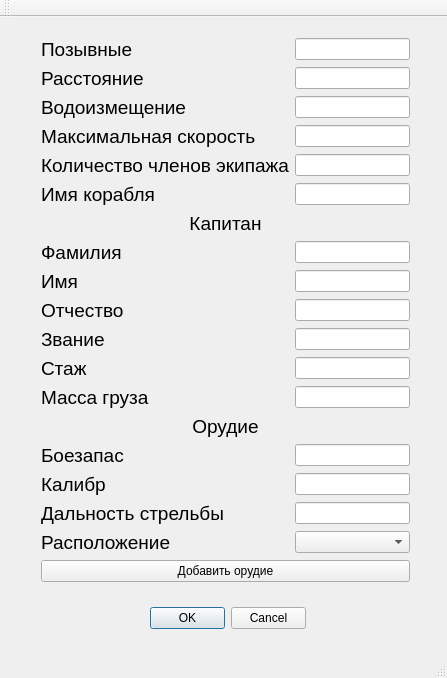
<?xml version="1.0" encoding="UTF-8"?>
<ui version="4.0">
 <class>NewShip</class>
 <widget class="QMainWindow" name="NewShip">
  <property name="geometry">
   <rect>
    <x>0</x>
    <y>0</y>
    <width>447</width>
    <height>678</height>
   </rect>
  </property>
  <property name="windowTitle">
   <string>NewShip</string>
  </property>
  <widget class="QWidget" name="centralWidget">
   <widget class="QWidget" name="formLayoutWidget">
    <property name="geometry">
     <rect>
      <x>30</x>
      <y>10</y>
      <width>391</width>
      <height>581</height>
     </rect>
    </property>
    <layout class="QFormLayout" name="formLayout">
     <item row="0" column="0">
      <widget class="QLabel" name="label">
       <property name="font">
        <font>
         <pointsize>14</pointsize>
        </font>
       </property>
       <property name="text">
        <string>Позывные</string>
       </property>
      </widget>
     </item>
     <item row="0" column="1">
      <widget class="QLineEdit" name="Callship"/>
     </item>
     <item row="1" column="0">
      <widget class="QLabel" name="label_2">
       <property name="font">
        <font>
         <pointsize>14</pointsize>
        </font>
       </property>
       <property name="text">
        <string>Расстояние</string>
       </property>
      </widget>
     </item>
     <item row="1" column="1">
      <widget class="QLineEdit" name="dist"/>
     </item>
     <item row="2" column="0">
      <widget class="QLabel" name="label_3">
       <property name="font">
        <font>
         <pointsize>14</pointsize>
        </font>
       </property>
       <property name="text">
        <string>Водоизмещение</string>
       </property>
      </widget>
     </item>
     <item row="2" column="1">
      <widget class="QLineEdit" name="draught"/>
     </item>
     <item row="3" column="0">
      <widget class="QLabel" name="label_4">
       <property name="font">
        <font>
         <pointsize>14</pointsize>
        </font>
       </property>
       <property name="text">
        <string>Максимальная скорость</string>
       </property>
      </widget>
     </item>
     <item row="3" column="1">
      <widget class="QLineEdit" name="max_xpeed"/>
     </item>
     <item row="4" column="0">
      <widget class="QLabel" name="label_5">
       <property name="font">
        <font>
         <pointsize>14</pointsize>
        </font>
       </property>
       <property name="text">
        <string>Количество членов экипажа</string>
       </property>
      </widget>
     </item>
     <item row="4" column="1">
      <widget class="QLineEdit" name="quan"/>
     </item>
     <item row="5" column="0">
      <widget class="QLabel" name="label_6">
       <property name="font">
        <font>
         <pointsize>14</pointsize>
        </font>
       </property>
       <property name="text">
        <string>Имя корабля</string>
       </property>
      </widget>
     </item>
     <item row="5" column="1">
      <widget class="QLineEdit" name="ship_name"/>
     </item>
     <item row="6" column="0" colspan="2">
      <widget class="QLabel" name="label_7">
       <property name="font">
        <font>
         <pointsize>14</pointsize>
        </font>
       </property>
       <property name="text">
        <string>&lt;html&gt;&lt;head/&gt;&lt;body&gt;&lt;p align=&quot;center&quot;&gt;Капитан&lt;/p&gt;&lt;/body&gt;&lt;/html&gt;</string>
       </property>
      </widget>
     </item>
     <item row="7" column="0">
      <widget class="QLabel" name="label_8">
       <property name="font">
        <font>
         <pointsize>14</pointsize>
        </font>
       </property>
       <property name="text">
        <string>Фамилия</string>
       </property>
      </widget>
     </item>
     <item row="7" column="1">
      <widget class="QLineEdit" name="family"/>
     </item>
     <item row="8" column="0">
      <widget class="QLabel" name="label_9">
       <property name="font">
        <font>
         <pointsize>14</pointsize>
        </font>
       </property>
       <property name="text">
        <string>Имя</string>
       </property>
      </widget>
     </item>
     <item row="8" column="1">
      <widget class="QLineEdit" name="name"/>
     </item>
     <item row="9" column="0">
      <widget class="QLabel" name="label_10">
       <property name="font">
        <font>
         <pointsize>14</pointsize>
        </font>
       </property>
       <property name="text">
        <string>Отчество</string>
       </property>
      </widget>
     </item>
     <item row="9" column="1">
      <widget class="QLineEdit" name="patr"/>
     </item>
     <item row="10" column="0">
      <widget class="QLabel" name="label_11">
       <property name="font">
        <font>
         <pointsize>14</pointsize>
        </font>
       </property>
       <property name="text">
        <string>Звание</string>
       </property>
      </widget>
     </item>
     <item row="10" column="1">
      <widget class="QLineEdit" name="rank"/>
     </item>
     <item row="11" column="0">
      <widget class="QLabel" name="label_12">
       <property name="font">
        <font>
         <pointsize>14</pointsize>
        </font>
       </property>
       <property name="text">
        <string>Стаж</string>
       </property>
      </widget>
     </item>
     <item row="11" column="1">
      <widget class="QLineEdit" name="exp"/>
     </item>
     <item row="12" column="0">
      <widget class="QLabel" name="label_13">
       <property name="font">
        <font>
         <pointsize>14</pointsize>
        </font>
       </property>
       <property name="text">
        <string>Масса груза</string>
       </property>
      </widget>
     </item>
     <item row="12" column="1">
      <widget class="QLineEdit" name="mass"/>
     </item>
     <item row="13" column="0" colspan="2">
      <widget class="QLabel" name="label_18">
       <property name="font">
        <font>
         <pointsize>14</pointsize>
        </font>
       </property>
       <property name="text">
        <string>&lt;html&gt;&lt;head/&gt;&lt;body&gt;&lt;p align=&quot;center&quot;&gt;Орудие&lt;/p&gt;&lt;/body&gt;&lt;/html&gt;</string>
       </property>
      </widget>
     </item>
     <item row="14" column="0">
      <widget class="QLabel" name="label_14">
       <property name="font">
        <font>
         <pointsize>14</pointsize>
        </font>
       </property>
       <property name="text">
        <string>Боезапас</string>
       </property>
      </widget>
     </item>
     <item row="14" column="1">
      <widget class="QLineEdit" name="amm"/>
     </item>
     <item row="15" column="0">
      <widget class="QLabel" name="label_15">
       <property name="font">
        <font>
         <pointsize>14</pointsize>
        </font>
       </property>
       <property name="text">
        <string>Калибр</string>
       </property>
      </widget>
     </item>
     <item row="15" column="1">
      <widget class="QLineEdit" name="cal"/>
     </item>
     <item row="16" column="0">
      <widget class="QLabel" name="label_16">
       <property name="font">
        <font>
         <pointsize>14</pointsize>
        </font>
       </property>
       <property name="text">
        <string>Дальность стрельбы</string>
       </property>
      </widget>
     </item>
     <item row="16" column="1">
      <widget class="QLineEdit" name="range"/>
     </item>
     <item row="17" column="0">
      <widget class="QLabel" name="label_17">
       <property name="font">
        <font>
         <pointsize>14</pointsize>
        </font>
       </property>
       <property name="text">
        <string>Расположение</string>
       </property>
      </widget>
     </item>
     <item row="17" column="1">
      <widget class="QComboBox" name="comboBox"/>
     </item>
     <item row="18" column="0" colspan="2">
      <widget class="QPushButton" name="pushButton">
       <property name="text">
        <string>Добавить орудие</string>
       </property>
      </widget>
     </item>
    </layout>
   </widget>
   <widget class="QDialogButtonBox" name="buttonBox">
    <property name="geometry">
     <rect>
      <x>150</x>
      <y>590</y>
      <width>156</width>
      <height>23</height>
     </rect>
    </property>
    <property name="standardButtons">
     <set>QDialogButtonBox::Cancel|QDialogButtonBox::Ok</set>
    </property>
   </widget>
  </widget>
  <widget class="QMenuBar" name="menuBar">
   <property name="geometry">
    <rect>
     <x>0</x>
     <y>0</y>
     <width>447</width>
     <height>21</height>
    </rect>
   </property>
  </widget>
  <widget class="QToolBar" name="mainToolBar">
   <attribute name="toolBarArea">
    <enum>TopToolBarArea</enum>
   </attribute>
   <attribute name="toolBarBreak">
    <bool>false</bool>
   </attribute>
  </widget>
  <widget class="QStatusBar" name="statusBar"/>
 </widget>
 <layoutdefault spacing="6" margin="11"/>
 <resources/>
 <connections/>
</ui>
